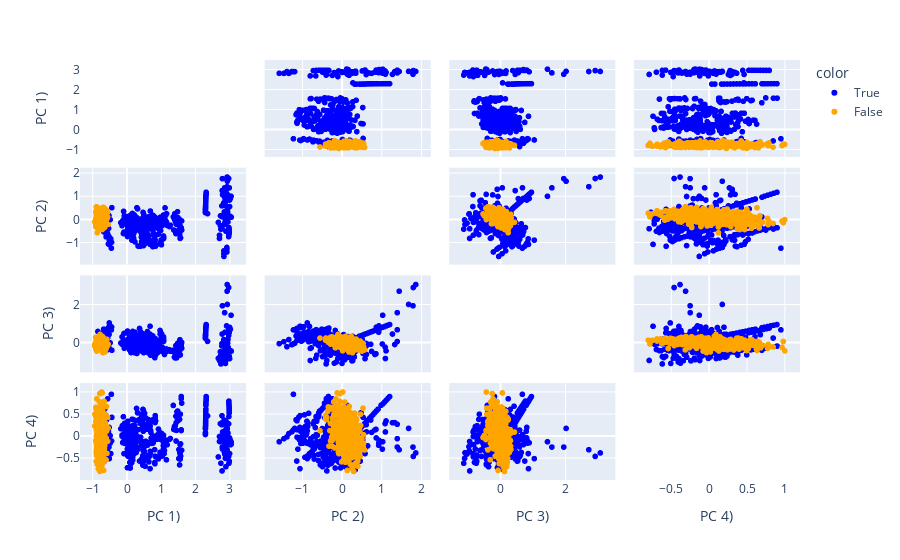

The cell this chart's notebook holds for it:
### Code cell
import plotly.express as px
from sklearn.decomposition import PCA
# utilize the plotly package to create the dynamic canvas 
pca = PCA(4)  
RUSdata = shuffle(RUSdata)
hhh = copy.deepcopy(RUSdata)

components = pca.fit_transform(RUSdata[features])
labels = {
    #str(i): f"PC {i+1} ({var:.0f}%)"
    str(i): f"PC {i+1})"
    for i, var in enumerate(pca.explained_variance_ratio_ * 100)
}
fig = px.scatter_matrix(
    components,
    labels=labels,
    dimensions=range(4),
    color=(hhh["Class"]).astype(bool),
    color_discrete_sequence = ["blue","orange"],
)
fig.update_traces(diagonal_visible=False)
fig.update_layout(title_x = 0.5)
fig.show()

### Figure 1 — Plotly figure (JSON) as saved in the notebook; plotly's stock layout.template omitted (floating-point values rounded to 4 significant figures; data arrays with more than 128 entries replaced by an {"elided": "..."} marker saying what was removed)
{"data": [{"diagonal": {"visible": false}, "dimensions": [{"axis": {"matches": true}, "label": "PC 1)", "values": {"elided": "473 float values"}}, {"axis": {"matches": true}, "label": "PC 2)", "values": {"elided": "473 float values"}}, {"axis": {"matches": true}, "label": "PC 3)", "values": {"elided": "473 float values"}}, {"axis": {"matches": true}, "label": "PC 4)", "values": {"elided": "473 float values"}}], "hovertemplate": "color=True<br>%{xaxis.title.text}=%{x}<br>%{yaxis.title.text}=%{y}<extra></extra>", "legendgroup": "True", "marker": {"color": "blue", "symbol": "circle"}, "name": "True", "showlegend": true, "type": "splom"}, {"diagonal": {"visible": false}, "dimensions": [{"axis": {"matches": true}, "label": "PC 1)", "values": {"elided": "473 float values"}}, {"axis": {"matches": true}, "label": "PC 2)", "values": {"elided": "473 float values"}}, {"axis": {"matches": true}, "label": "PC 3)", "values": {"elided": "473 float values"}}, {"axis": {"matches": true}, "label": "PC 4)", "values": {"elided": "473 float values"}}], "hovertemplate": "color=False<br>%{xaxis.title.text}=%{x}<br>%{yaxis.title.text}=%{y}<extra></extra>", "legendgroup": "False", "marker": {"color": "orange", "symbol": "circle"}, "name": "False", "showlegend": true, "type": "splom"}], "layout": {"dragmode": "select", "legend": {"title": {"text": "color"}, "tracegroupgap": 0}, "margin": {"t": 60}, "title": {"x": 0.5}}}
